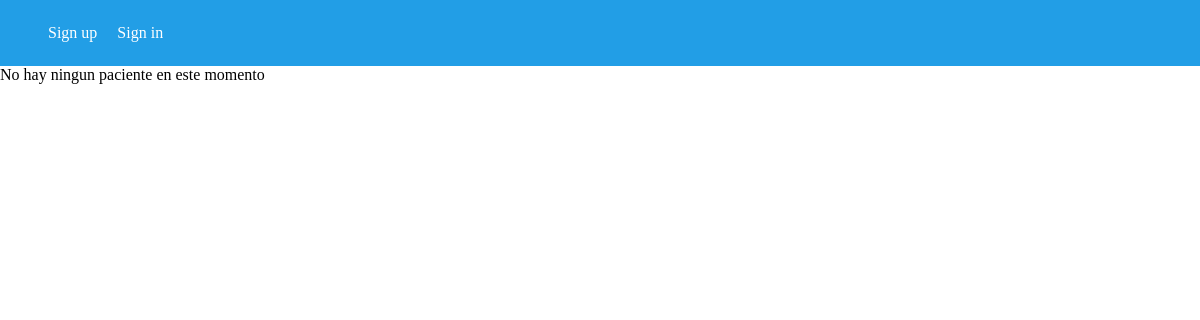
The app's page /pacientes/, older data.
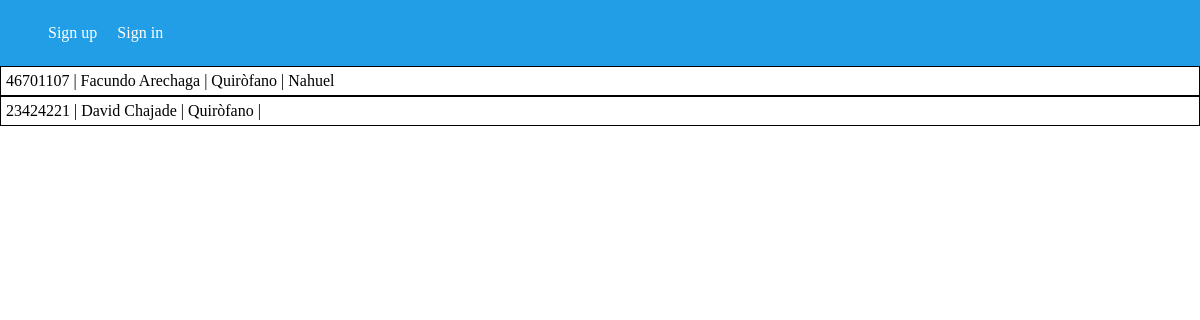
The same page, newer data.
### administracion/models.py (models this page shows, shortened)
class Paciente(models.Model):
    nombre_paciente = models.CharField(max_length=100)
    apellido_paciente = models.CharField(max_length=100)
    dni_paciente = models.CharField(max_length=100)
    fecha_nac_paciente = models.DateField()
    medico_asignado = models.ForeignKey(Medico, null=True, on_delete=models.CASCADE)
    zona = models.ForeignKey(Zona, default=None, on_delete=models.CASCADE)
    perfil = models.ForeignKey(Perfil, default=None, on_delete=models.CASCADE)

class Zona(models.Model):
    nombre_zona = models.CharField(max_length=50)
    cant_pacientes = models.IntegerField()

class Medico(models.Model):
    nombre_medico = models.CharField(max_length=100)
    apellido_medico = models.CharField(max_length=100)
    dni_medico = models.CharField(max_length=100)
    fecha_nac_medico = models.DateField()
    domicilio_medico = models.CharField(max_length=100)
    zona = models.ForeignKey(Zona, default=None, on_delete=models.CASCADE)

### administracion/views.py (the view)
# urls.py: path('pacientes/', views.pacientes, name="pacientes"),
def pacientes(req):
    pacientes = Paciente.objects.all()
    return render(req, 'listaPacientes.html',{
        "pacientes":pacientes,
    })

### administracion/templates/listaPacientes.html (shortened to what this page needs)
{% extends 'base.html' %}
{% load static %}
    {% block content %}
        {% if pacientes %}
            {% for paciente in pacientes %}
            <a href="{% url "detalle_zona" paciente.zona.id %}" class="paciente">
                <p>{{paciente.dni_paciente}} | {{paciente.nombre_paciente}} {{paciente.apellido_paciente}} | {{paciente.zona.nombre_zona}} | {{paciente.medico_asignado.nombre_medico}}</p>
            </a>
        {% endfor %}
    {% else %}
        <p>No hay ningun paciente en este momento</p>
    {% endif %}
    {% endblock content %}

Row changes from the older to the newer data that the page shows:
added Paciente: dni_paciente "46701107", nombre_paciente "Facundo", apellido_paciente "Arechaga", zona.nombre_zona "Quiròfano", medico_asignado.nombre_medico "Nahuel"
added Paciente: dni_paciente "23424221", nombre_paciente "David", apellido_paciente "Chajade", zona.nombre_zona "Quiròfano"
Text that changed along with them:
text no longer shown: "No hay ningun paciente en este momento"
